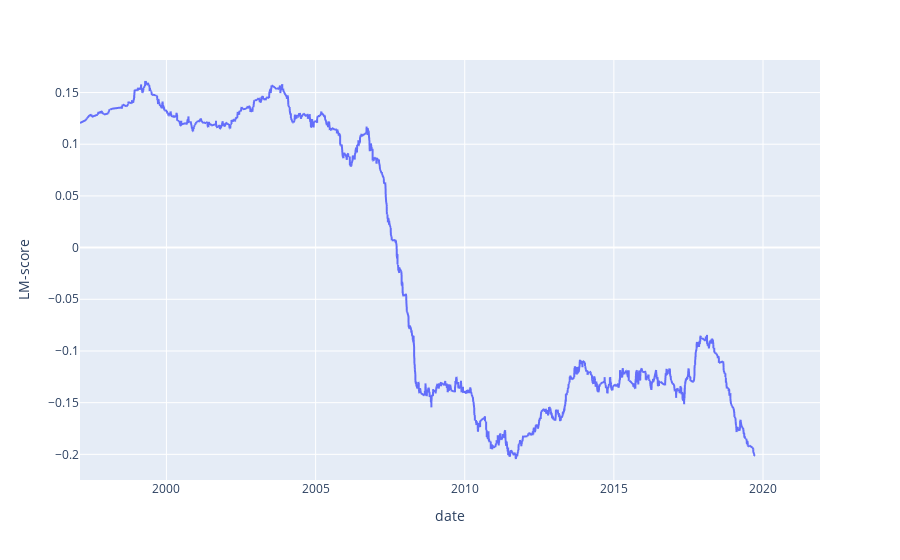

Notebook cell for this chart:
### Code cell
fig=df.rolling(200, on="date").mean().plot(x="date",y="LM-score",backend='plotly')
fig.show()

### Figure 1 — Plotly figure (JSON) as saved in the notebook; plotly's stock layout.template omitted (floating-point values rounded to 4 significant figures; data arrays with more than 128 entries replaced by an {"elided": "..."} marker saying what was removed)
{"data": [{"hovertemplate": "date=%{x}<br>LM-score=%{y}<extra></extra>", "legendgroup": "", "line": {"color": "#636efa", "dash": "solid"}, "marker": {"symbol": "circle"}, "mode": "lines", "name": "", "showlegend": false, "type": "scattergl", "x": {"elided": "2330 str values"}, "xaxis": "x", "y": {"elided": "2330 float values"}, "yaxis": "y"}], "layout": {"autosize": true, "legend": {"tracegroupgap": 0}, "margin": {"t": 60}, "xaxis": {"anchor": "y", "autorange": true, "domain": [0, 1], "range": ["1997-02-07", "2021-11-29"], "title": {"text": "date"}, "type": "date"}, "yaxis": {"anchor": "x", "autorange": true, "domain": [0, 1], "range": [-0.2248, 0.1815], "title": {"text": "LM-score"}, "type": "linear"}}}
